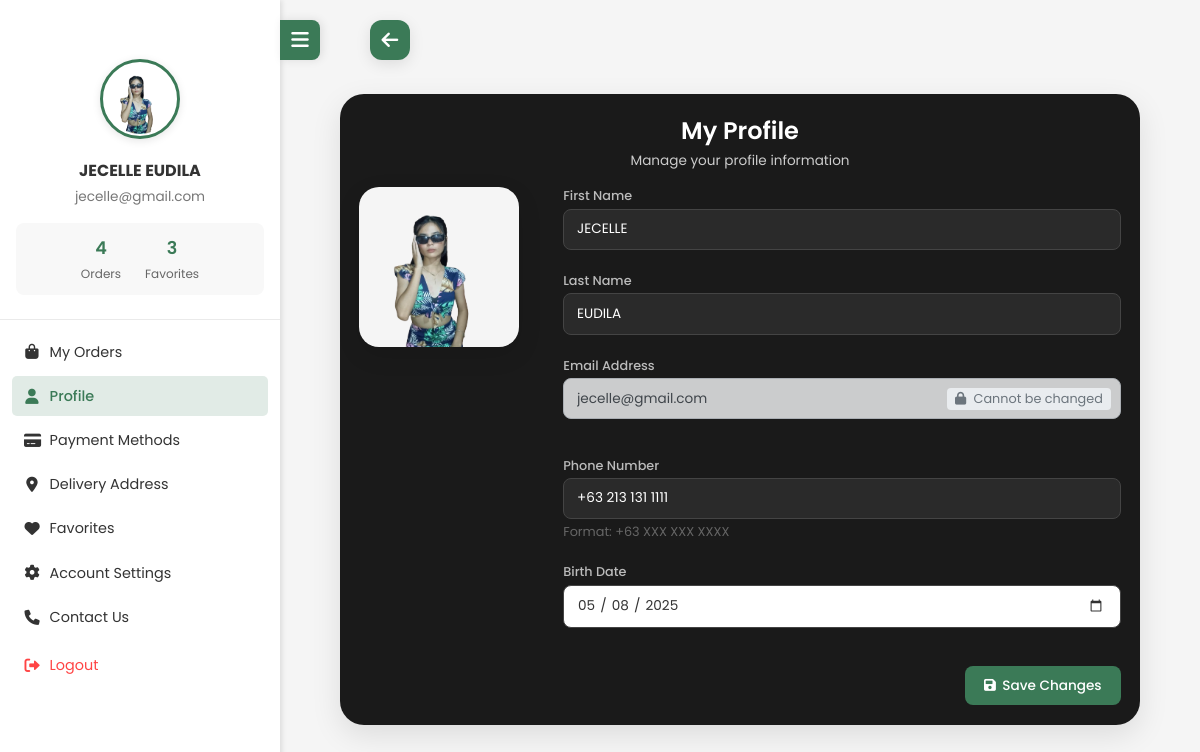
Page /user-dashboard/profile.php (signed in) on the committed database.
### tables this page shows
CREATE TABLE `users` (
  `user_id` int(11) NOT NULL,
  `username` varchar(50) NOT NULL,
  `first_name` varchar(50) NOT NULL,
  `last_name` varchar(50) NOT NULL,
  `email` varchar(100) NOT NULL,
  `phone_number` varchar(20) DEFAULT NULL,
  `password` varchar(255) NOT NULL,
  `full_name` varchar(100) GENERATED ALWAYS AS (concat(`first_name`,' ',`last_name`)) STORED,
  `profile_image` varchar(255) DEFAULT NULL,
  `role` enum('admin','customer','staff') NOT NULL DEFAULT 'customer',
  `created_at` timestamp NOT NULL DEFAULT current_timestamp(),
  `last_login` timestamp NULL DEFAULT NULL,
  `active` tinyint(1) DEFAULT 1,
  `phone` varchar(20) DEFAULT NULL,
  `birth_date` date DEFAULT NULL
);

### user-dashboard/profile.php (the view, shortened to what this page needs)
<?php
require_once '../connect.php';
$user_id = $_SESSION['user_id'];
$stmt = $conn->prepare("SELECT * FROM users WHERE user_id = ?");
$stmt->bind_param("i", $user_id);
$stmt->execute();
$result = $stmt->get_result();
$user = $result->fetch_assoc();
$orderCount = 0;
try {
    $orderStmt = $conn->prepare("SELECT COUNT(*) as order_count FROM orders WHERE user_id = ?");
    $orderStmt->bind_param("i", $user_id);
    $orderStmt->execute();
    $orderResult = $orderStmt->get_result();
    $orderCount = $orderResult->fetch_assoc()['order_count'];
} catch (Exception $e) {
    error_log("Error getting order count: " . $e->getMessage());
}
$favoriteCount = 0;
try {
    $favoriteStmt = $conn->prepare("SELECT COUNT(*) as favorite_count FROM favorites WHERE user_id = ?");
    $favoriteStmt->bind_param("i", $user_id);
    $favoriteStmt->execute();
    $favoriteResult = $favoriteStmt->get_result();
    $favoriteCount = $favoriteResult->fetch_assoc()['favorite_count'];
} catch (Exception $e) {
    error_log("Error getting favorite count: " . $e->getMessage());
}
?>
<!DOCTYPE html>
<html lang="en">
<head>
    <link rel="stylesheet" href="https://cdnjs.cloudflare.com/ajax/libs/font-awesome/6.0.0/css/all.min.css">
    <link rel="stylesheet" href="../css/user.css">
    <link rel="stylesheet" href="../css/profile.css">
</head>
<body>
    <div class="container">
        <aside class="sidebar">
            <div class="toggle-container">
                <button class="toggle-btn" id="sidebarToggle">
                    <i class="fa-solid fa-bars"></i>
                </button>
            </div>
            <div class="user-info">
                <img src="<?php echo !empty($user['profile_image']) ? '../' . $user['profile_image'] : '../assets/images/default-avatar.jpg'; ?>"
                     alt="User Avatar" class="user-avatar">
                <h3><?php echo $user['first_name'] . ' ' . $user['last_name']; ?></h3>
                <p><?php echo $user['email']; ?></p>
                <div class="user-stats">
                    <div class="stat">
                        <div class="stat-number"><?php echo isset($orderCount) ? $orderCount : '0'; ?></div>
                        <div class="stat-label">Orders</div>
                    </div>
                    <div class="stat">
                        <div class="stat-number"><?php echo isset($favoriteCount) ? $favoriteCount : '0'; ?></div>
                        <div class="stat-label">Favorites</div>
                    </div>
                </div>
            </div>
            <ul class="menu-items">
                <li><a href="orders.php"><i class="fa-solid fa-bag-shopping"></i> My Orders</a></li>
                <li><a href="#" class="active"><i class="fa-solid fa-user"></i> Profile</a></li>
                <li><a href="payment.php"><i class="fa-solid fa-credit-card"></i> Payment Methods</a></li>
                <li><a href="address.php"><i class="fa-solid fa-location-dot"></i> Delivery Address</a></li>
                <li><a href="favorite.php"><i class="fa-solid fa-heart"></i> Favorites</a></li>
                <li><a href="settings.php"><i class="fa-solid fa-gear"></i> Account Settings</a></li>
                <li><a href="contact.php"><i class="fa-solid fa-phone"></i> Contact Us</a></li>
                <li><a href="#" onclick="showLogoutModal(); return false;" class="logout-link">
                    <i class="fa-solid fa-right-from-bracket"></i> Logout
                </a></li>
            </ul>
        </aside>
        <main class="main-content">
        <a href="user.php" class="back-button">
        <i class="fa fa-arrow-left" aria-hidden="true"></i>
    </a>
            <div class="profile-container">
                <div class="profile-header">
                    <h2>My Profile</h2>
                    <p>Manage your profile information</p>
                </div>
                <form action="profile.php" method="POST" enctype="multipart/form-data" class="profile-form">
                    <div class="form-grid">
                        <div class="profile-image-section">
                            <div class="profile-image-container">
                                <img src="<?php echo !empty($user['profile_image']) ? '../' . $user['profile_image'] : '../assets/images/default-avatar.jpg'; ?>"
                                     alt="Profile Image" id="profileImagePreview">
                            </div>
                        </div>
                        <div class="form-fields">
                            <div class="input-group">
                                <label for="first_name">First Name</label>
                                <input type="text" id="first_name" name="first_name" value="<?php echo htmlspecialchars($user['first_name']); ?>" required>
                            </div>
                            <div class="input-group">
                                <label for="last_name">Last Name</label>
                                <input type="text" id="last_name" name="last_name" value="<?php echo htmlspecialchars($user['last_name']); ?>" required>
                            </div>
                            <div class="input-group">
                                <label for="email">Email Address</label>
                                <div class="email-input-container">
                                    <input type="email" id="email" name="email"
                                           value="<?php echo htmlspecialchars($user['email']); ?>"
                                           readonly
                                           class="readonly-input">
                                    <div class="email-readonly-badge">
                                    </div>
                                </div>
                            </div>
                            <div class="input-group">
                                <label for="phone">Phone Number</label>
                                <div class="phone-input-container">
                                    <input type="tel" id="phone" name="phone" value="<?php echo htmlspecialchars($user['phone'] ?? '+63'); ?>"
                                           placeholder="+63 XXX XXX XXXX"
                                           pattern="\+63\s?\d{3}\s?\d{3}\s?\d{4}"
                                           maxlength="17"
                                           required>
                                    <small class="phone-format-hint">Format: +63 XXX XXX XXXX</small>
                                </div>
                            </div>
                            <div class="input-group">
                                <label for="birth_date">Birth Date</label>
                                <input type="date" id="birth_date" name="birth_date"
                                       value="<?php echo htmlspecialchars($user['birth_date'] ?? ''); ?>"
                                       max="<?php echo date('Y-m-d'); ?>">
                            </div>
                            <div class="form-actions">
                                <button type="submit" class="save-changes-btn">
                                    <i class="fas fa-save"></i>
                                    Save Changes
                                </button>
                            </div>
                        </div>
                    </div>
                </form>
            </div>
        </main>
    </div>
</body>
</html>

### css/user.css (style rules this page uses)
* { margin: 0; padding: 0; box-sizing: border-box; font-family: 'Poppins', sans-serif; }
:root { --primary-color: #3b7a57; --secondary-color: #2c5a3f; --text-color: #333; --bg-color: #f5f5f5; }
body { background-color: var(--bg-color); min-height: 100vh; overflow-x: hidden; }
.container { display: flex; position: relative; margin-top: 60px; min-height: calc(100vh - 60px); }
.sidebar { width: 280px; background: white; height: 100vh; position: fixed; left: 0; top: 0; transition: all 0.3s ease; z-index: 999; padding-top: 15px; box-shadow: 2px 0 5px rgba(0,0,0,0.1); overflow-y: auto; }
.main-content { margin-left: 280px; padding: 20px; transition: all 0.3s ease; min-height: calc(100vh - 60px); margin-top: 10px; }
.toggle-btn { position: sticky; top: 0; z-index: 10; }

### user-dashboard/profile.php (style rules this page uses)
.phone-input-container { position: relative; }
.phone-format-hint { color: #666; font-size: 0.8em; margin-top: 4px; display: block; }
.email-input-container { position: relative; margin-bottom: 15px; }
.readonly-input { background-color: #f8f9fa !important; border: 1px solid #ced4da !important; cursor: not-allowed; color: #495057 !important; opacity: 0.8; }
.email-readonly-badge { position: absolute; right: 10px; top: 50%; transform: translateY(-50%); background-color: #e9ecef; padding: 2px 8px; border-radius: 4px; font-size: 0.8em; color: #6c757d; pointer-events: none; }

### rows in the picture
users: profile_image (picture), first_name "JECELLE", last_name "EUDILA", email "jecelle@gmail.com", phone "+63 213 131 1111", birth_date "05/08/2025"

### other values in the picture
$orderCount "4"
$favoriteCount "3"
